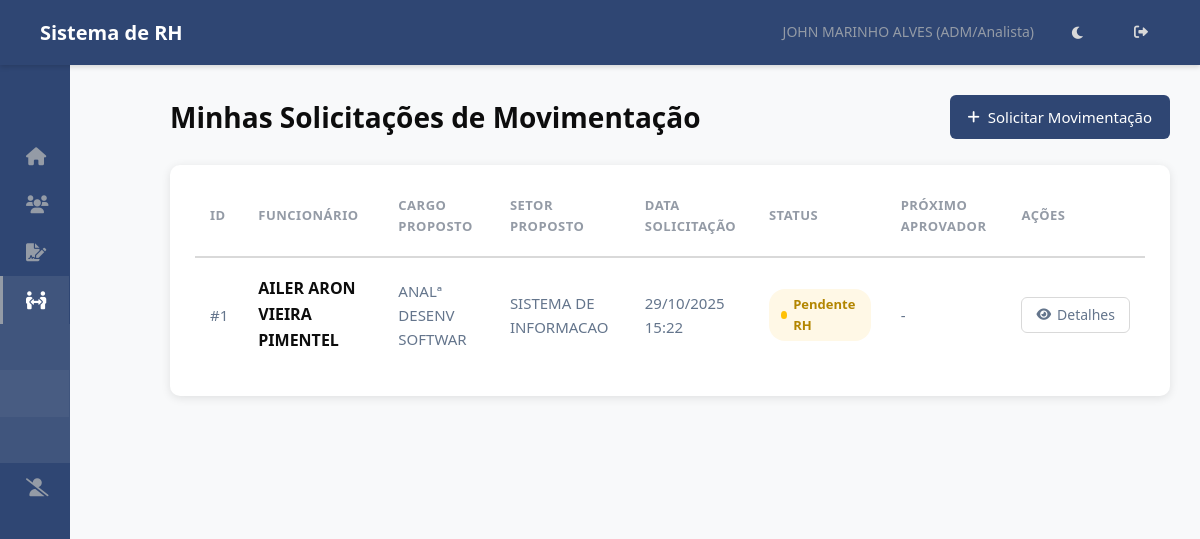
/mp/minhas/ (signed in), run on an earlier commit of the app's database.
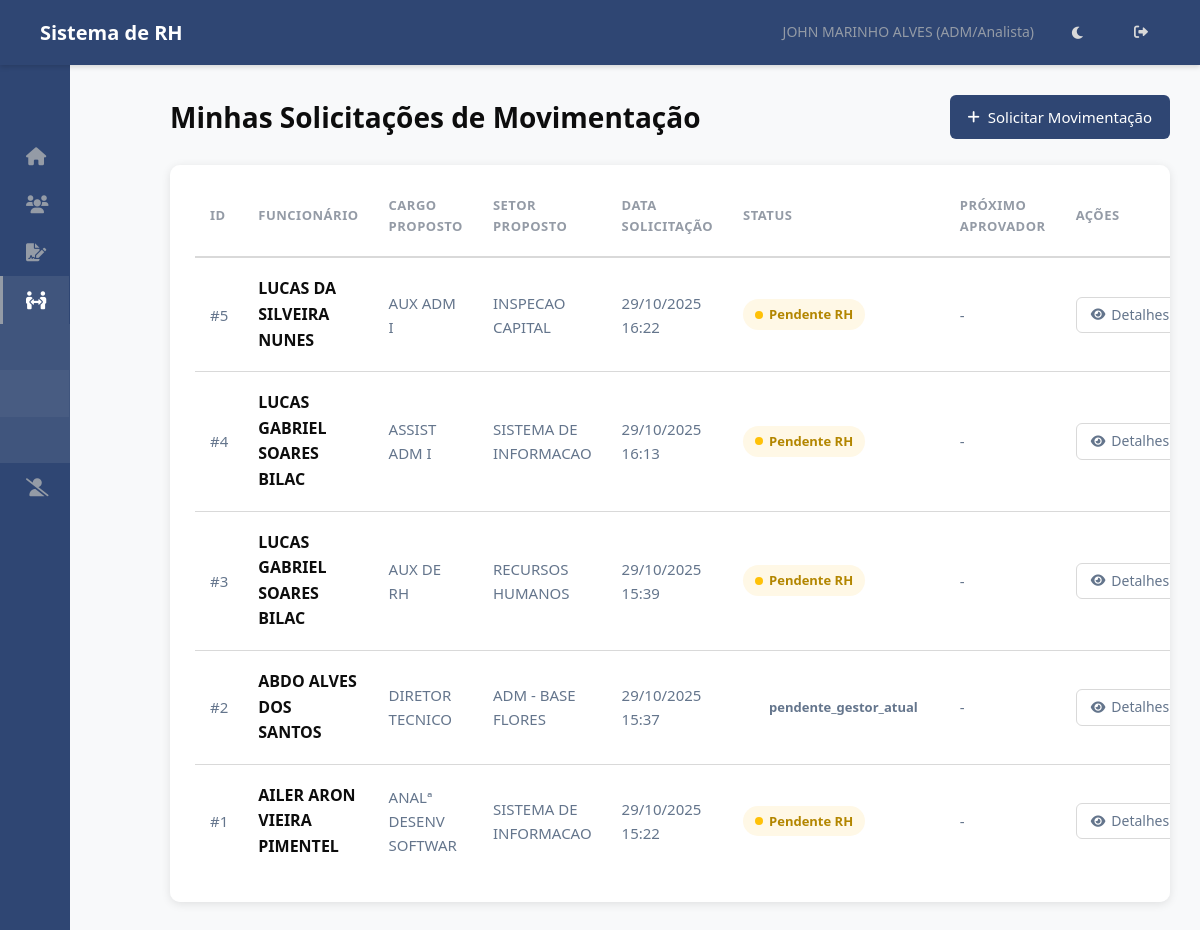
And on a later commit of the database.
### hierarquia/models.py (models this page shows, shortened)
class MovimentacaoPessoal(models.Model):
    STATUS_MP_CHOICES = [
        ('pendente_gestores', 'Pendente Gestores (Atual e Proposto)'), # Novo status inicial
        ('pendente_rh', 'Pendente RH'),
        ('aprovada', 'Aprovada'),
        ('rejeitada', 'Rejeitada'),
    ]
    solicitante = models.ForeignKey(Funcionario, on_delete=models.PROTECT, related_name='mps_solicitadas', verbose_name="Solicitante (ADM)")
    funcionario_movido = models.ForeignKey(Funcionario, on_delete=models.PROTECT, related_name='movimentacoes', verbose_name="Funcionário a ser Movido")
    criado_em = models.DateTimeField(auto_now_add=True, verbose_name="Data da Solicitação")
    atualizado_em = models.DateTimeField(auto_now=True)
    cargo_atual = models.ForeignKey(Cargo, on_delete=models.PROTECT, related_name='+', verbose_name="Cargo Atual", null=True, blank=True)
    setor_atual = models.ForeignKey(Setor, on_delete=models.PROTECT, related_name='+', verbose_name="Setor Atual", null=True, blank=True)
    salario_atual = models.DecimalField(max_digits=10, decimal_places=2, null=True, blank=True, verbose_name="Salário Atual")
    cargo_proposto = models.ForeignKey(Cargo, on_delete=models.PROTECT, related_name='+', verbose_name="Cargo Proposto")
    setor_proposto = models.ForeignKey(Setor, on_delete=models.PROTECT, related_name='+', verbose_name="Setor Proposto")
    salario_proposto = models.DecimalField(max_digits=10, decimal_places=2, null=True, blank=True, verbose_name="Salário Proposto")
    data_efetiva = models.DateField(verbose_name="Data Efetiva da Movimentação")
    justificativa = models.TextField(verbose_name="Justificativa da Movimentação")
    status = models.CharField(max_length=30, choices=STATUS_MP_CHOICES, default='pendente_gestores', verbose_name="Status da Movimentação")
    aprovador_gestor_proposto = models.ForeignKey(Funcionario, on_delete=models.SET_NULL, null=True, blank=True, related_name='mps_para_aprovar_proposto')
    aprovador_gestor_atual = models.ForeignKey(Funcionario, on_delete=models.SET_NULL, null=True, blank=True, related_name='mps_para_aprovar_atual')
    aprovador_rh = models.ForeignKey(Funcionario, on_delete=models.SET_NULL, null=True, blank=True, related_name='mps_para_aprovar_rh')
    gestor_proposto_aprovou = models.BooleanField(default=False, verbose_name="Gestor Proposto Aprovou?")
    data_aprovacao_gestor_proposto = models.DateTimeField(null=True, blank=True)
    gestor_atual_aprovou = models.BooleanField(default=False, verbose_name="Gestor Atual Aprovou?")
    data_aprovacao_gestor_atual = models.DateTimeField(null=True, blank=True)
    aprovado_por_rh = models.ForeignKey(Funcionario, on_delete=models.SET_NULL, null=True, blank=True, related_name='mps_aprovadas_rh')
    data_aprovacao_rh = models.DateTimeField(null=True, blank=True)
    rejeitado_por = models.ForeignKey(Funcionario, on_delete=models.SET_NULL, null=True, blank=True, related_name='mps_rejeitadas')
    data_rejeicao = models.DateTimeField(null=True, blank=True)
    observacao_rejeicao = models.TextField(blank=True, null=True, help_text="Motivo da rejeição.")
    class Meta:
        verbose_name = "Movimentação Pessoal"
        verbose_name_plural = "Movimentações Pessoais"
        ordering = ['-criado_em']

class Funcionario(models.Model):
    usuario = models.OneToOneField(User, on_delete=models.SET_NULL, null=True, blank=True, related_name='funcionario')
    nome = models.CharField(max_length=255)
    data_nascimento = models.DateField(blank=True, null=True)
    cpf = models.CharField(max_length=14, unique=True, validators=[cpf_validator])
    data_admissao = models.DateField()
    cargo = models.ForeignKey(Cargo, on_delete=models.PROTECT, related_name='funcionarios')
    setor_primario = models.ForeignKey(
        Setor,
        on_delete=models.PROTECT, # Protege contra exclusão de setor com funcionários
        related_name='funcionarios_primarios', # Nome para acesso reverso
        verbose_name='Setor Principal',
        null=True, # TEMPORARIAMENTE True para facilitar migração inicial, depois pode ser False
        blank=True # TEMPORARIAMENTE True
    )
    setores_responsaveis = models.ManyToManyField(
        Setor,
        related_name='responsaveis', # Permite Setor.responsaveis.all()
        blank=True, # Muitos funcionários não serão responsáveis por nenhum setor
        verbose_name='Setores Responsáveis'
    )
    centro_servico = models.ForeignKey(CentroServico, on_delete=models.SET_NULL, null=True, blank=True, related_name='funcionarios')
    ativo = models.BooleanField(default=True)
    criado_em = models.DateTimeField(auto_now_add=True)
    atualizado_em = models.DateTimeField(auto_now=True)
    class Meta:
        ordering = ['nome']
        verbose_name = 'Funcionário'
        verbose_name_plural = 'Funcionários'

class Cargo(models.Model):
    NIVEL_CHOICES = [
        (1, 'Diretor'),
        (2, 'Gestor'),
        (3, 'Coordenador'),
        (4, 'Supervisor'),
        (5, 'ADM/Analista'), # E outros níveis operacionais
    ]
    nome = models.CharField(max_length=255, unique=True)
    nivel = models.IntegerField(choices=NIVEL_CHOICES)
    descricao = models.TextField(blank=True, null=True)
    criado_em = models.DateTimeField(auto_now_add=True)
    atualizado_em = models.DateTimeField(auto_now=True)
    class Meta:
        ordering = ['nivel', 'nome']
        verbose_name = 'Cargo'
        verbose_name_plural = 'Cargos'

class Setor(models.Model):
    nome = models.CharField(max_length=255, unique=True)
    descricao = models.TextField(blank=True, null=True)
    criado_em = models.DateTimeField(auto_now_add=True)
    atualizado_em = models.DateTimeField(auto_now=True)
    class Meta:
        ordering = ['nome']
        verbose_name = 'Setor'
        verbose_name_plural = 'Setores'

### hierarquia/views.py (the view)
# urls.py: path('mp/minhas/', views.MinhasMovimentacoesListView.as_view(), name='minhas_mps'),
class MinhasMovimentacoesListView(BasePermissionMixin, ListView):
    model = MovimentacaoPessoal
    template_name = 'rh/minhas_mps_list.html' # <- Vamos criar este template
    context_object_name = 'movimentacoes'
    paginate_by = 15
    def get_queryset(self):
        return MovimentacaoPessoal.objects.filter(solicitante=self.funcionario_logado).order_by('-criado_em')
    def get_context_data(self, **kwargs):
        context = super().get_context_data(**kwargs)
        context['titulo_pagina'] = "Minhas Solicitações de Movimentação"
        return context

### hierarquia/templatetags/rh_tags.py (called while the page is built)
@register.simple_tag
def is_rh_or_dp(funcionario):
    if funcionario and funcionario.setor_primario:
        if funcionario.setor_primario.nome.upper() in (s.upper() for s in RH_DP_SETORES):
            return True
    return False

### hierarquia/views.py (called while the page is built)
    def test_func(self):
        try:
            self.funcionario_logado = Funcionario.objects.get(usuario=self.request.user)
            return True
        except Funcionario.DoesNotExist:
            self.permission_denied_message = 'Não foi encontrado um perfil de funcionário associado ao seu usuário.'
            return False

### templates/rh/minhas_mps_list.html (shortened to what this page needs)
{% extends 'base.html' %}
{% load static %}
{% block extra_css %}
    <link rel="stylesheet" href="{% static 'css/rh/minhas_mps_list.css' %}">
{% endblock extra_css %}
{% block content %}
<div class="minhas-mps-container">
    <div class="page-header">
        <h1>{{ titulo_pagina|default:"Minhas Solicitações de Movimentação" }}</h1>
        <a href="{% url 'criar_mp' %}" class="btn-add"><i class="fas fa-plus"></i> Solicitar Movimentação</a>
    </div>
    {% if movimentacoes %}
        <div class="table-responsive">
            <table class="data-table">
                <thead>
                    <tr>
                        <th>ID</th>
                        <th>Funcionário</th>
                        <th>Cargo Proposto</th>
                        <th>Setor Proposto</th>
                        <th>Data Solicitação</th>
                        <th>Status</th>
                        <th>Próximo Aprovador</th>
                        <th>Ações</th>
                    </tr>
                </thead>
                <tbody>
                    {% for mp in movimentacoes %}
                    <tr>
                        <td>#{{ mp.id }}</td>
                        <td><strong>{{ mp.funcionario_movido.nome }}</strong></td>
                        <td>{{ mp.cargo_proposto.nome }}</td>
                        <td>{{ mp.setor_proposto.nome }}</td>
                        <td>{{ mp.criado_em|date:"d/m/Y H:i" }}</td>
                        <td>
                            <span class="status-badge status-{{ mp.status }}">
                                {{ mp.get_status_display }}
                            </span>
                        </td>
                        <td>
                            {% if mp.aprovador_atual %}
                                {{ mp.aprovador_atual.nome }}
                            {% elif mp.status == 'aprovada' %}
                                <span class="status-aprovada" style="font-weight: 600;">Concluído</span>
                            {% elif mp.status == 'rejeitada' %}
                                <span class="status-rejeitada" style="font-weight: 600;">Rejeitado</span>
                            {% else %}
                                -
                            {% endif %}
                        </td>
                        <td>
                            <a href="{% url 'detalhar_mp' mp.pk %}" class="btn-action-detail"><i class="fas fa-eye"></i> Detalhes</a>
                        </td>
                    </tr>
                    {% endfor %}
                </tbody>
            </table>
        </div>
    {% else %}
        <div class="no-results">
            <h4>Nenhuma Movimentação Solicitada</h4>
            <p>Você ainda não solicitou nenhuma Movimentação Pessoal.</p>
        </div>
    {% endif %}
</div>
{% endblock content %}

What changed in the data, as far as the page shows it:
added MovimentacaoPessoal: id "5", funcionario_movido.nome "LUCAS DA SILVEIRA NUNES", cargo_proposto.nome "AUX ADM I", setor_proposto.nome "INSPECAO CAPITAL", criado_em "29/10/2025 16:22", status "Pendente RH"
added MovimentacaoPessoal: id "4", funcionario_movido.nome "LUCAS GABRIEL SOARES BILAC", cargo_proposto.nome "ASSIST ADM I", setor_proposto.nome "SISTEMA DE INFORMACAO", criado_em "29/10/2025 16:13", status "Pendente RH"
added MovimentacaoPessoal: id "3", funcionario_movido.nome "LUCAS GABRIEL SOARES BILAC", cargo_proposto.nome "AUX DE RH", setor_proposto.nome "RECURSOS HUMANOS", criado_em "29/10/2025 15:39", status "Pendente RH"
added MovimentacaoPessoal: id "2", funcionario_movido.nome "ABDO ALVES DOS SANTOS", cargo_proposto.nome "DIRETOR TECNICO", setor_proposto.nome "ADM - BASE FLORES", criado_em "29/10/2025 15:37", status "pendente_gestor_atual"
